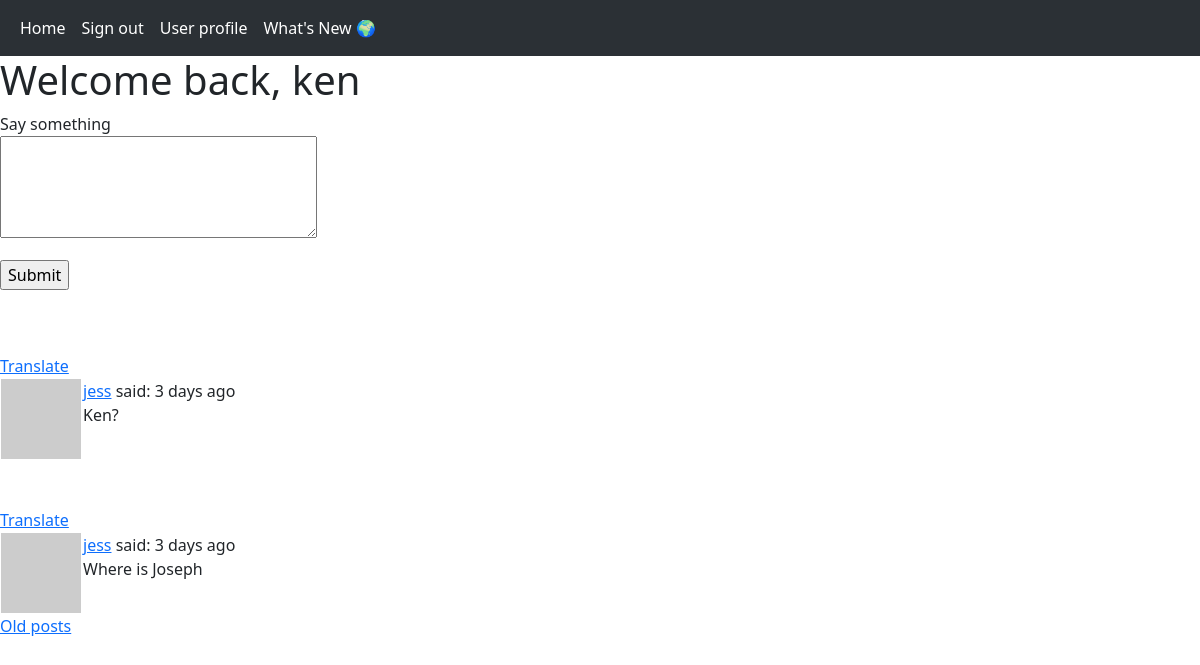
The page /index (signed in) on the database its author committed.
### app/models.py (models this page shows, shortened)
class User(db.Model, UserMixin):
    id = db.Column(db.Integer, primary_key=True)
    username = db.Column(db.String(64), index = True, unique = True)
    email = db.Column(db.String(120), index = True, unique = True)
    password_hash = db.Column(db.String(128))
    posts = db.relationship('Post', backref='author', lazy='dynamic')
    about_me = db.Column(db.String(140))
    last_seen = db.Column(db.DateTime, default = datetime.utcnow)
    followed = db.relationship(
        'User', secondary = followers,
        primaryjoin = (followers.c.follower_id == id),
        secondaryjoin = (followers.c.followed_id == id),
        backref = db.backref('followers', lazy='dynamic'),
        lazy='dynamic')
    def avatar(self, size):
        digest = md5(self.email.lower().encode('utf-8')).hexdigest()
        return 'https://www.gravatar.com/avatar/{}?d=identicon&s={}'.format(digest, size)
    def followed_posts(self):
        followed = Post.query.join(
            followers, (followers.c.followed_id == Post.user_id)).filter(
                followers.c.follower_id == self.id)
        own = Post.query.filter_by(user_id=self.id)
        return followed.union(own).order_by(Post.timestamp.desc())

class Post(db.Model):
    id = db.Column(db.Integer, primary_key = True)
    body = db.Column(db.String(140))
    timestamp = db.Column(db.DateTime, index = True, default = datetime.utcnow)
    user_id = db.Column(db.Integer, db.ForeignKey('user.id'))

### app/routes.py (the view)
@app.route('/', methods=['GET', 'POST'])
@app.route('/index', methods=['GET', 'POST'])
@login_required
def index():
    form = PostForm()
    if form.validate_on_submit():
        post = Post(body=form.post.data, author=current_user)
        db.session.add(post)
        db.session.commit()
        flash('Your message was successfully sent!')
        return redirect(url_for('index'))
    page = request.args.get('page', 1, type=int)
    posts = current_user.followed_posts().paginate(
        page=page,
        per_page=app.config['POSTS_PER_PAGE'],
        error_out=False)
    next_url = url_for('index',
                       page = posts.next_num) \
        if posts.has_next else None
    prev_url = url_for('index',
                       page = posts.prev_num) \
        if posts.has_prev else None
    return render_template('index.html',
                           title = 'Main page',
                           form = form,
                           posts = posts.items,
                           next_url = next_url,
                           prev_url = prev_url)

### app/forms.py
class PostForm(FlaskForm):
    post = TextAreaField('Say something',
                         validators=[DataRequired(),
                                     Length(min=1, max=140)])
    submit = SubmitField('Submit')

### app/models.py (called while the page is built)
@login.user_loader
def load_user(id):
    return User.query.get(int(id))

### app/routes.py (called while the page is built)
@app.before_request
def before_request():
    if current_user.is_authenticated:
        current_user.last_seen = datetime.utcnow()
        db.session.commit()

### app/templates/index.html (shortened to what this page needs)
{% extends 'base.html' %}
{% block content %}
    <h1>Welcome back, {{ current_user.username }}</h1>
    {% if form %}
    <form action="" method="post">
        <p>
            {{ form.post.label }} <br>
            {{ form.post(cols=32, rows=4) }} <br>
        </p>
        <p>{{ form.submit() }}</p>
    </form>
    {% endif %}
    {% for post in posts %}
        {% include '_post.html' %}
    {% endfor %}
    {% if next_url %}
    <a href="{{ next_url }}"> Old posts </a>
    {% endif %}
{% endblock %}

### app/templates/_post.html
<table>
    <tr valign='top'>
        <td><img src="{{ post.author.avatar(32) }}"></td>
        <td><a href="{{ url_for('user', username=post.author.username) }}">{{ post.author.username }}</a>
            said: {{ moment(post.timestamp).fromNow() }}
            <br> <span id="post{{ post.id }}">{{ post.body }}</span>
        </td>
        <br><br>
        <span id="translation{{ post.id }}">
            <a href=""javascript:translate(
                '#post{{ post.id }}',
                '#translation{{ post.id }}',
                '{{ post.language }}',
                '{{ g.locale }}');>{{ _('Translate') }}</a>
        </span>
    </tr>
</table>

### rows shown on the page
User: username "ken"
Post: author.username "jess", timestamp "3 days ago", body "Ken?"
Post: author.username "jess", timestamp "3 days ago", body "Where is Joseph"
